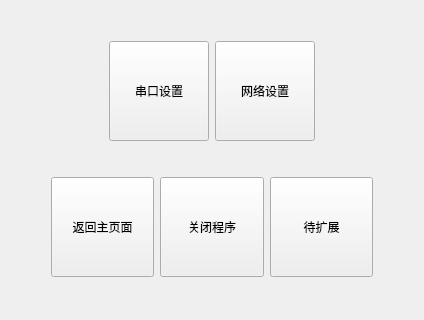
<?xml version="1.0" encoding="UTF-8"?>
<ui version="4.0">
 <class>CommonSetting</class>
 <widget class="QWidget" name="CommonSetting">
  <property name="geometry">
   <rect>
    <x>0</x>
    <y>0</y>
    <width>424</width>
    <height>320</height>
   </rect>
  </property>
  <property name="windowTitle">
   <string>Form</string>
  </property>
  <layout class="QVBoxLayout" name="verticalLayout">
   <item>
    <layout class="QHBoxLayout" name="horizontalLayout_2">
     <item>
      <spacer name="horizontalSpacer_3">
       <property name="orientation">
        <enum>Qt::Horizontal</enum>
       </property>
       <property name="sizeHint" stdset="0">
        <size>
         <width>40</width>
         <height>20</height>
        </size>
       </property>
      </spacer>
     </item>
     <item>
      <widget class="QPushButton" name="serialPushButton">
       <property name="minimumSize">
        <size>
         <width>100</width>
         <height>100</height>
        </size>
       </property>
       <property name="text">
        <string>串口设置</string>
       </property>
      </widget>
     </item>
     <item>
      <widget class="QPushButton" name="networkPushButton">
       <property name="minimumSize">
        <size>
         <width>100</width>
         <height>100</height>
        </size>
       </property>
       <property name="text">
        <string>网络设置</string>
       </property>
      </widget>
     </item>
     <item>
      <spacer name="horizontalSpacer_4">
       <property name="orientation">
        <enum>Qt::Horizontal</enum>
       </property>
       <property name="sizeHint" stdset="0">
        <size>
         <width>40</width>
         <height>20</height>
        </size>
       </property>
      </spacer>
     </item>
    </layout>
   </item>
   <item>
    <layout class="QHBoxLayout" name="horizontalLayout">
     <item>
      <spacer name="horizontalSpacer">
       <property name="orientation">
        <enum>Qt::Horizontal</enum>
       </property>
       <property name="sizeType">
        <enum>QSizePolicy::Fixed</enum>
       </property>
       <property name="sizeHint" stdset="0">
        <size>
         <width>40</width>
         <height>20</height>
        </size>
       </property>
      </spacer>
     </item>
     <item>
      <widget class="QPushButton" name="return_2">
       <property name="minimumSize">
        <size>
         <width>100</width>
         <height>100</height>
        </size>
       </property>
       <property name="text">
        <string>返回主页面</string>
       </property>
      </widget>
     </item>
     <item>
      <widget class="QPushButton" name="close">
       <property name="minimumSize">
        <size>
         <width>100</width>
         <height>100</height>
        </size>
       </property>
       <property name="text">
        <string>关闭程序</string>
       </property>
      </widget>
     </item>
     <item>
      <widget class="QPushButton" name="pushButton_3">
       <property name="minimumSize">
        <size>
         <width>100</width>
         <height>100</height>
        </size>
       </property>
       <property name="text">
        <string>待扩展</string>
       </property>
      </widget>
     </item>
     <item>
      <spacer name="horizontalSpacer_2">
       <property name="orientation">
        <enum>Qt::Horizontal</enum>
       </property>
       <property name="sizeType">
        <enum>QSizePolicy::Fixed</enum>
       </property>
       <property name="sizeHint" stdset="0">
        <size>
         <width>40</width>
         <height>20</height>
        </size>
       </property>
      </spacer>
     </item>
    </layout>
   </item>
  </layout>
 </widget>
 <resources/>
 <connections/>
</ui>
